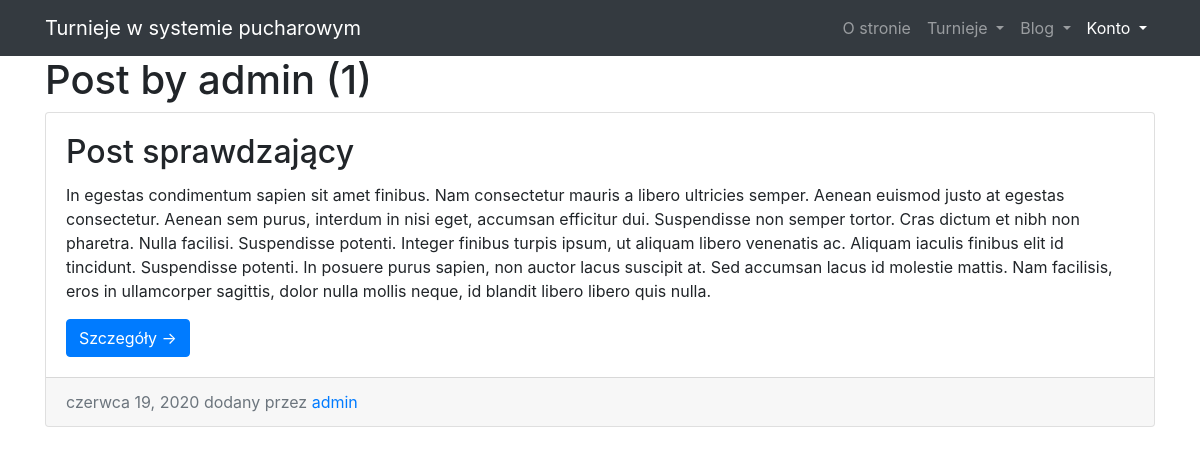
The page /blog/user/admin on the database its author committed.
### user/models.py (models this page shows)
class User(AbstractUser):
    date_of_birth = models.DateField(default=date.today)

### blog/models.py (models this page shows, shortened)
class Post(models.Model):
    title = models.CharField(max_length=100)
    content = models.TextField()
    date_posted = models.DateTimeField(default=timezone.now)
    author = models.ForeignKey(User, on_delete=models.CASCADE)

### blog/views.py (the view)
# urls.py: path('user/<str:username>', UserPostListView.as_view(), name='user-posts'),
class UserPostListView(ListView):
    model = Post
    template_name = 'blog/user_posts.html'
    context_object_name = 'posts'
    login_url = reverse_lazy('login')
    paginate_by = 5
    def get_queryset(self):
        user = get_object_or_404(User, username=self.kwargs.get('username'))
        return Post.objects.filter(author=user).order_by('-date_posted')

### blog/templates/blog/user_posts.html (shortened to what this page needs)
{% extends "tournaments_app/base.html" %}
{% block content %}
<h1>Post by {{ view.kwargs.username}} ({{ page_obj.paginator.count }})</h1>
{% for post in posts %}
<article>
    <div>
        <div class="card mb-4">
            <div class="card-body">
                <h2 class="card-title">{{ post.title }}</h2>
                <p class="card-text">{{ post.content }}</p>
                <a href="{% url 'post-detail' post.id %}" class="btn btn-primary">Szczegóły &rarr;</a>
            </div>
            <div class="card-footer text-muted">
                {{ post.date_posted|date:"E d, Y" }} dodany przez <a
                    href="{% url 'user-posts' post.author.username %}">{{ post.author }}</a>
            </div>
        </div>
</article>
{% endfor %}
{% endblock content %}

### tournaments_app/static/css/modern-business.css (style rules this page uses)
body { padding-top: 56px; }

### rows shown on the page
User: kwargs.username "admin"
Post: title "Post sprawdzający", content "In egestas condimentum sapien sit amet finibus. Nam consectetur mauris a libero ultricies semper. Aenean euismod justo at egestas consectetur. Aenean sem purus, interdum in nisi eget, accumsan efficitur dui. Suspendisse non semper tortor. Cras dictum et nibh non pharetra. Nulla facilisi. Suspendisse potenti. Integer finibus turpis ipsum, ut aliquam libero venenatis ac. Aliquam iaculis finibus elit id tincidunt. Suspendisse potenti. In posuere purus sapien, non auctor lacus suscipit at. Sed accumsan lacus id molestie mattis. Nam facilisis, eros in ullamcorper sagittis, dolor nulla mollis neque, id blandit libero libero quis nulla.", date_posted "czerwca 19, 2020", author "admin"

### other values the page prints
{{ page_obj.paginator.count }} "1"
